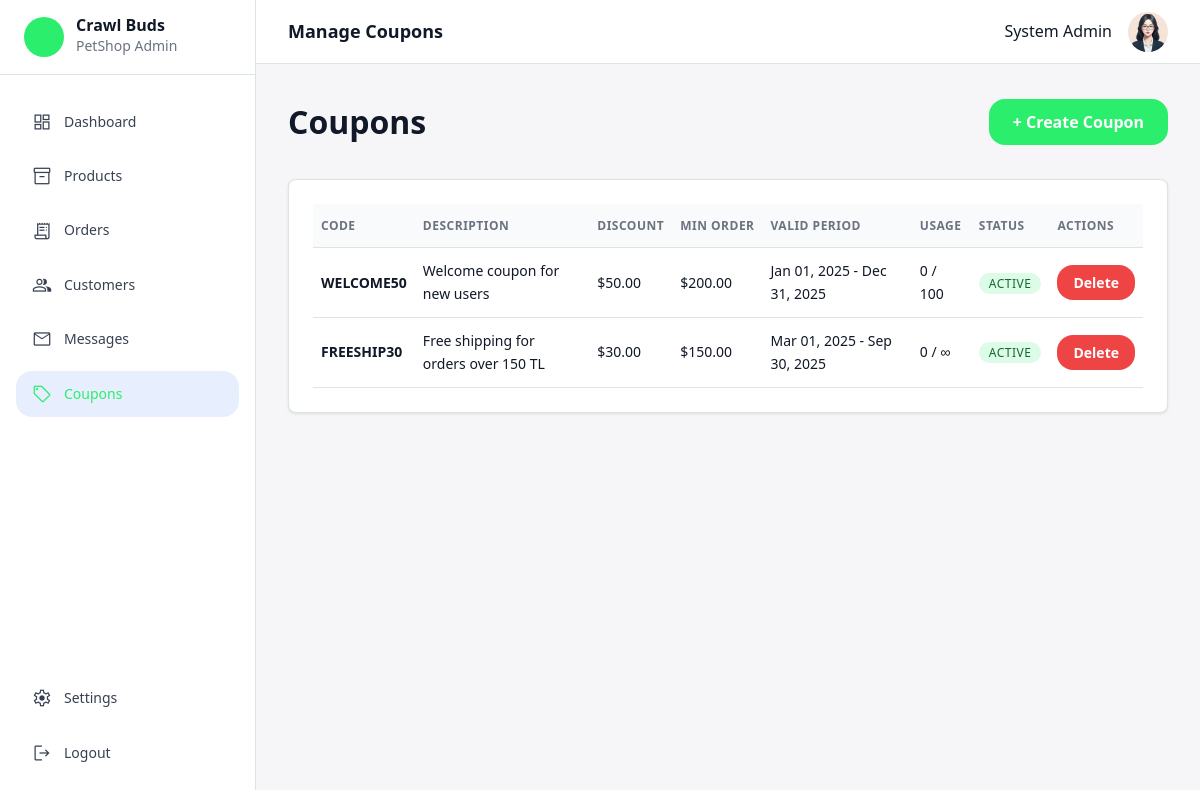
Page /pages/admin/coupons.php (signed in) on the earlier database version.
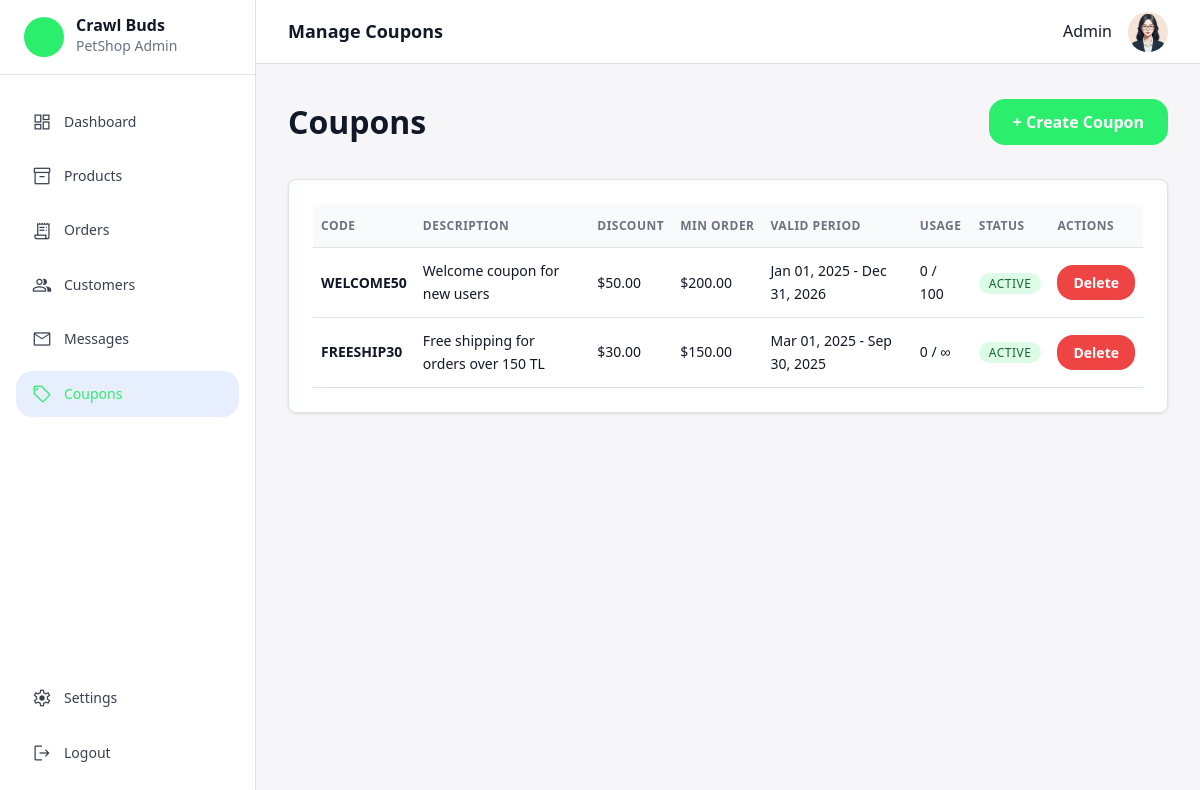
Same page on the later database version.
### tables this page shows
CREATE TABLE `coupons` (
  `id` int(10) UNSIGNED NOT NULL,
  `code` varchar(50) NOT NULL,
  `description` varchar(255) DEFAULT NULL,
  `discount_amount` decimal(10,2) NOT NULL,
  `min_order_amount` decimal(10,2) NOT NULL DEFAULT 0.00,
  `start_date` date NOT NULL,
  `end_date` date NOT NULL,
  `max_usage` int(10) UNSIGNED NOT NULL DEFAULT 0,
  `times_used` int(10) UNSIGNED NOT NULL DEFAULT 0,
  `is_active` tinyint(1) NOT NULL DEFAULT 1,
  `created_by_admin_id` int(10) UNSIGNED DEFAULT NULL,
  `created_at` timestamp NOT NULL DEFAULT current_timestamp()
);

### pages/admin/coupons.php (the view, shortened to what the changed rows need)
<?php
$page_title = "Manage Coupons";
$assets_path = "../../assets";
include("../../includes/admin_header.php");
include_once("../../includes/db_connect.php");
$stmt = $pdo->query("SELECT c.*, a.full_name as admin_name FROM coupons c LEFT JOIN admins a ON c.created_by_admin_id = a.id ORDER BY c.id DESC");
$coupons = $stmt->fetchAll();
?>
<div class="admin-page-header">
    <h1>Coupons</h1>
</div>
<div class="section-card">
    <div class="table-responsive">
        <table class="admin-table">
            <thead>
                <tr>
                    <th>Code</th>
                    <th class="hide-mobile">Description</th>
                    <th>Discount</th>
                    <th class="hide-mobile">Min Order</th>
                    <th class="hide-tablet">Valid Period</th>
                    <th class="hide-tablet">Usage</th>
                    <th>Status</th>
                    <th>Actions</th>
                </tr>
            </thead>
            <tbody>
                <?php foreach ($coupons as $coupon): ?>
                    <tr>
                        <td><strong><?php echo htmlspecialchars($coupon['code']); ?></strong></td>
                        <td><?php echo htmlspecialchars($coupon['description']); ?></td>
                        <td>$<?php echo number_format($coupon['discount_amount'], 2); ?></td>
                        <td>$<?php echo number_format($coupon['min_order_amount'], 2); ?></td>
                        <td><?php echo date('M d, Y', strtotime($coupon['start_date'])); ?> -
                            <?php echo date('M d, Y', strtotime($coupon['end_date'])); ?>
                        </td>
                        <td><?php echo $coupon['times_used']; ?> /
                            <?php echo $coupon['max_usage'] == 0 ? '∞' : $coupon['max_usage']; ?>
                        </td>
                        <td>
                            <form method="POST" style="display:inline;">
                                <button type="submit"
                                    class="badge <?php echo $coupon['is_active'] ? 'badge-green' : 'badge-gray'; ?>"
                                    style="border:none;cursor:pointer;">
                                    <?php echo $coupon['is_active'] ? 'Active' : 'Inactive'; ?>
                                </button>
                            </form>
                        </td>
                        <td>
                            <form method="POST" style="display:inline;" onsubmit="return confirm('Delete this coupon?');">
                                <button type="submit" class="btn btn-sm btn-danger">Delete</button>
                            </form>
                        </td>
                    </tr>
                <?php endforeach; ?>
            </tbody>
        </table>
    </div>
</div>
<?php include("../../includes/admin_footer.php"); ?>

### includes/admin_header.php (shortened to what the changed rows need)
<!DOCTYPE html>
<html lang="en" class="light">
<head>
    <link rel="stylesheet" href="<?php echo $assets_path; ?>/css/style.css" />
    <link rel="stylesheet" href="<?php echo $assets_path; ?>/css/admin.css" />
</head>
<body class="admin-body">
    <div class="admin-layout">
        <aside class="admin-sidebar">
            <div class="sidebar-header">
                <div class="sidebar-logo">
                    <div class="logo-text">
                        <h1>Crawl Buds</h1>
                    </div>
                </div>
            </div>
        </aside>
        <main class="admin-main">
            <header class="admin-top-header">
                <h2 class="header-title"><?php echo htmlspecialchars($page_title); ?></h2>
                <div class="header-actions">
                    <div class="admin-name-display">
                        <span><?php echo htmlspecialchars($_SESSION['admin_name'] ?? 'Admin'); ?></span>
                    </div>
                </div>
            </header>
            <div class="admin-content">

Differences in the rows shown:
changed coupons "WELCOME50": end_date "Dec 31, 2025" → "Dec 31, 2026"
Other differences:
$_SESSION['admin_name']: "System Admin" → "Admin"
